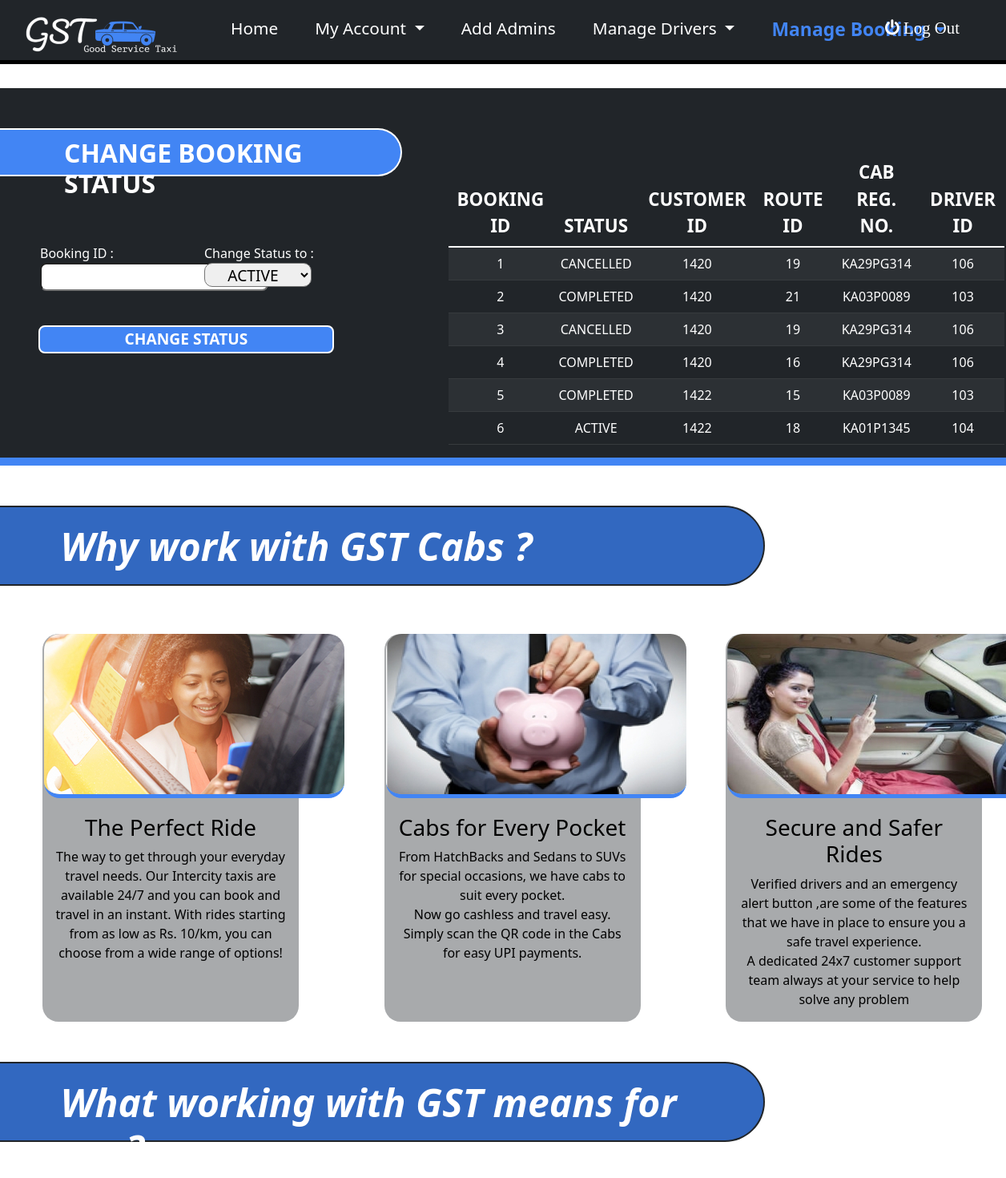
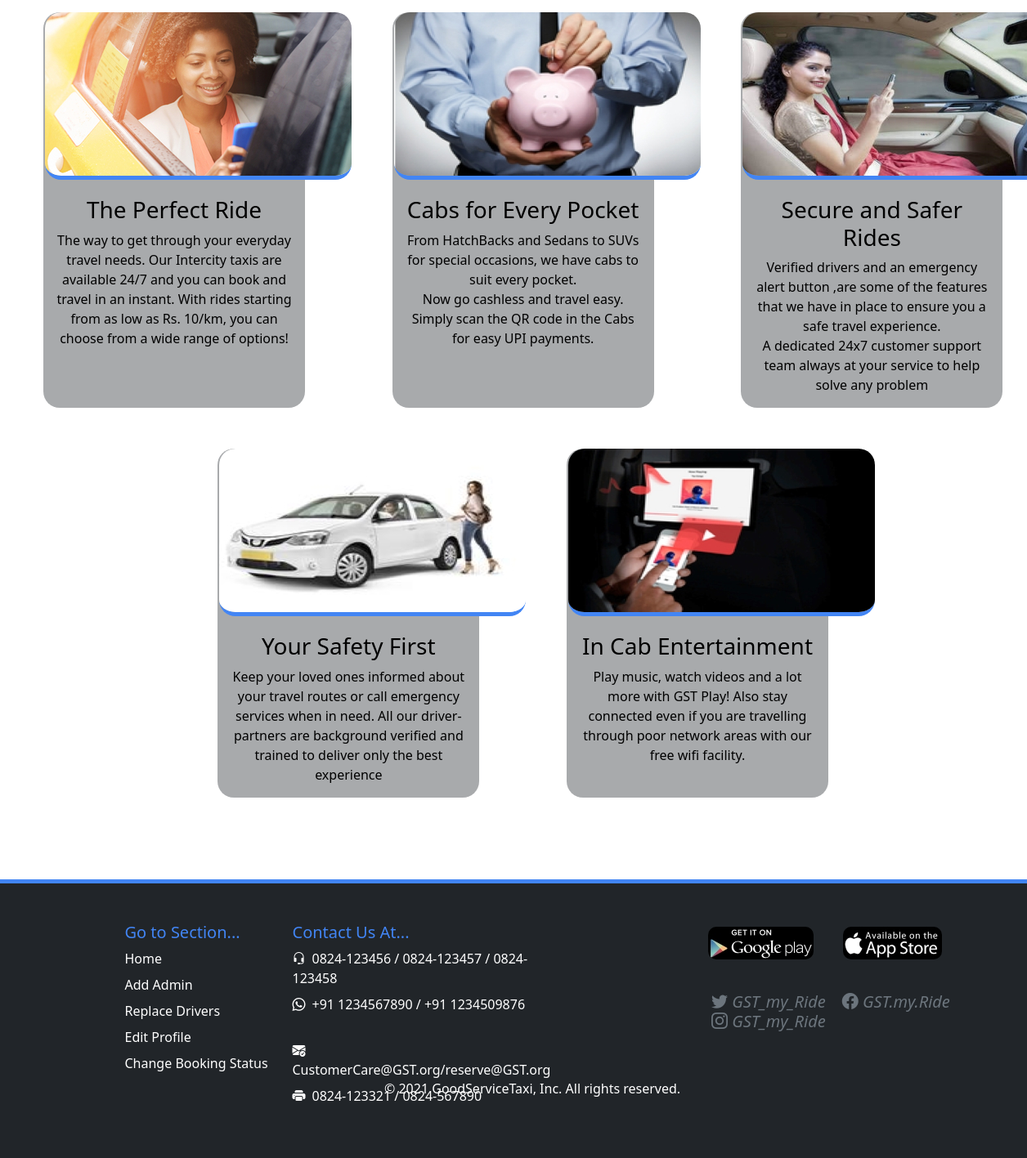
Screenshot of /ChangeStatus with the database file from the repository (2 pictures, top to bottom).
### tables this page shows
CREATE TABLE Booking(
booking_id INTEGER PRIMARY KEY AUTOINCREMENT,
customer_id REFERENCES customer(customer_id),
route_id REFERENCES route(route_id),
reg_no REFERENCES Cab(reg_no),
driver_id REFERENCES CAB(driver_id),
total_fare number(10,2) not null,
status varchar2(20) default 'ACTIVE' not null);

### app.py (the view)
@app.route('/ChangeStatus', methods=("GET","POST"))
def ChangeStatus():
    global bookingId, statusOpt
    con = sqlite3.connect("DBMS.db")
    cur = con.cursor()
    query = "SELECT * FROM BOOKING ORDER BY CUSTOMER_ID"
    cur.execute(query)
    rows = cur.fetchall()
    con.close()
    form = ChangeStatusForm();
    if form.validate_on_submit():
        f = request.form
        bookingId = f['bookingId']
        statusOpt = f['statusOpt']
        return render_template('StatusConfirm.html',adminid=adminid,bookingId=bookingId,statusOpt=statusOpt)
    return render_template('ChangeStatus.html',adminid=adminid,rows=rows,form=form)

### templates/ChangeStatus.html (shortened to what this page needs)
{% extends "AdminBase.html" %}
{% block content %}
<div class="row" id="mainContainer">
  <div class="col-4">
    <h2 class="title"> CHANGE BOOKING STATUS </h2>
    <form action="{{ url_for('ChangeStatus') }}" method="POST" autocomplete="off" >
    <div class="row" id="formDiv">
      <div class="col-6">
          <br>
        <fieldset class="form-field">
          {{ form.bookingId.label }}<br>
          {{ form.bookingId }}
          </fieldset>
      </div>
      <div class="col-5">
      <br>
      <fieldset class="form-field">
        {{ form.statusOpt.label }}<br>
        {{ form.statusOpt }}
        </fieldset>
      <br><br>
      </div>
      <br><br>
      {{ form.submit }}
    <br>
    </div>
  </form>
  </div>
  <div id="table" class="col-7 offset-1"  >
    <table class="table table-dark table-striped">
        <thead>
            <tr>
              <th scope="col">BOOKING ID</th>
              <th scope="col">STATUS</th>
              <th scope="col">CUSTOMER ID</th>
              <th scope="col">ROUTE ID</th>
              <th scope="col">CAB REG. NO.</th>
              <th scope="col">DRIVER ID</th>
            </tr>
        </thead>
        <tbody>
            {% for rowdata in rows %}
            <tr>
              <td>{{rowdata[0]}}</td>
              <td>{{rowdata[6]}}</td>
              <td>{{rowdata[1]}}</td>
              <td>{{rowdata[2]}}</td>
              <td>{{rowdata[3]}}</td>
              <td>{{rowdata[4]}}</td>
            </tr>
            {% endfor %}
        </tbody>
    </table>
  </div>
</div>
<h1 class="title2">Why work with GST Cabs ?</h1>
<div class="row" id="container2">
  <div class="col-3 offset-0 container2-items container2-items1">
    <img src ="{{url_for('static',filename='images/login1.jpg')}}">
  <h3 class="text-center">The Perfect Ride</h3><p class="text-center">The way to get through your everyday travel needs. Our Intercity taxis are available 24/7 and
  you can book and travel in an instant. With rides starting from as low as Rs. 10/km, you can choose
  from a wide range of options!
  </p>
</div>
<div class="col-3 offset-1 container2-items">
  <img src ="{{url_for('static',filename='images/login2.jpg')}}">
  <h3 class="text-center">Cabs for Every Pocket</h3><p class="text-center">
From HatchBacks and Sedans to SUVs for special occasions, we have cabs to suit every pocket.<br>
Now go cashless and travel easy.
Simply scan the QR code in the Cabs for easy UPI payments.</p>
</div>
<div class="col-3 offset-1 container2-items">
  <img src ="{{url_for('static',filename='images/login3.jpg')}}">
  <h3 class="text-center">Secure and Safer Rides</h3>
  <p class="text-center">Verified drivers and an emergency alert button ,are some of the features
  that we have in place to ensure you a safe travel experience.<br>A dedicated 24x7 customer
  support team always at your service to help solve any problem</p>
</div>
</div>
{% endblock %}

### templates/ChangeStatus.html (style rules this page uses)
#mainContainer { background-color: #212529;margin-top: 30px; color: white;padding-left: 50px; border-bottom: 10px #4285F4 solid; }
input { border-radius: 8px;font-size: 1.2em; }
.title { color: white;font-weight: 700;margin-left: -50px;background-color: #4285F4;padding-top: 10px; padding-left: 80px;border-top-right-radius: 50px;border-bottom-right-radius: 50px; width: 130%;height: 60px; border: 2px white solid; border-left: 0px;margin-bottom: 60px;margin-top: 50px; }
#submit { width: 90%;font-size: 1.2em;font-weight: 600;background-color: #4285F4;color: white;border: 2px white solid; margin-left: 10px; margin-bottom: 50px; }
#container2 { margin-top: 30px; }
.container2-items img { margin-bottom: 20px; border-radius: 20px; margin-left: -10px; margin-top: 0px; border-bottom: 5px #4285F4 solid }
.container2-items { background-color: #21252963; color: black; border-radius: 20px; font-weight: 500; }
.container2-items1 { background-color: #21252963; color: black; border-radius: 20px; margin-left: 65px; }
.title2 { color: white;font-weight: 700;margin-left: -50px;background-color: #4285F4;padding-top: 20px; padding-left: 20%;border-top-right-radius: 50px;border-bottom-right-radius: 50px; width: 80%;height: 100px; border: 2px #212529 solid; border-left: 0px;margin-bottom: 60px;margin-top: 50px; font-size: 3em;font-style: italic; }
#table { margin-top: 80px; margin-left: 100px; }
th { font-size: 1.4em;text-align: center; }
tr { text-align: center; }
select { font-size: 1.2em;height: 30px; border-radius: 10px; text-align: center; font-weight: 400; }

### templates/AdminBase.html (style rules this page uses)
#container2 { margin-top: 50px; }
.container2-items img { margin-bottom: 20px; border-radius: 20px; margin-left: -10px; margin-top: 0px; border-bottom: 5px #4285F4 solid }
.container2-items { background-color: #21252963; color: black; border-radius: 20px; font-weight: 500; }
.container2-items1 { background-color: #21252963; color: black; border-radius: 20px; margin-left: 65px; }
.title2 { color: white;font-weight: 700;margin-left: -50px;background-color: #3268c0;padding-top: 20px; padding-left: 10%;border-top-right-radius: 50px;border-bottom-right-radius: 50px; width: 80%;height: 100px; border: 2px #212529 solid; border-left: 0px;margin-bottom: 60px;margin-top: 50px; font-size: 3em;font-style: italic; }

### rows the page displays
Booking: booking_id "1", status "CANCELLED", customer "1420", route "19", reg_no "KA29PG314", driver "106"
Booking: booking_id "2", status "COMPLETED", customer "1420", route "21", reg_no "KA03P0089", driver "103"
Booking: booking_id "3", status "CANCELLED", customer "1420", route "19", reg_no "KA29PG314", driver "106"
Booking: booking_id "4", status "COMPLETED", customer "1420", route "16", reg_no "KA29PG314", driver "106"
Booking: booking_id "5", status "COMPLETED", customer "1422", route "15", reg_no "KA03P0089", driver "103"
Booking: booking_id "6", status "ACTIVE", customer "1422", route "18", reg_no "KA01P1345", driver "104"
